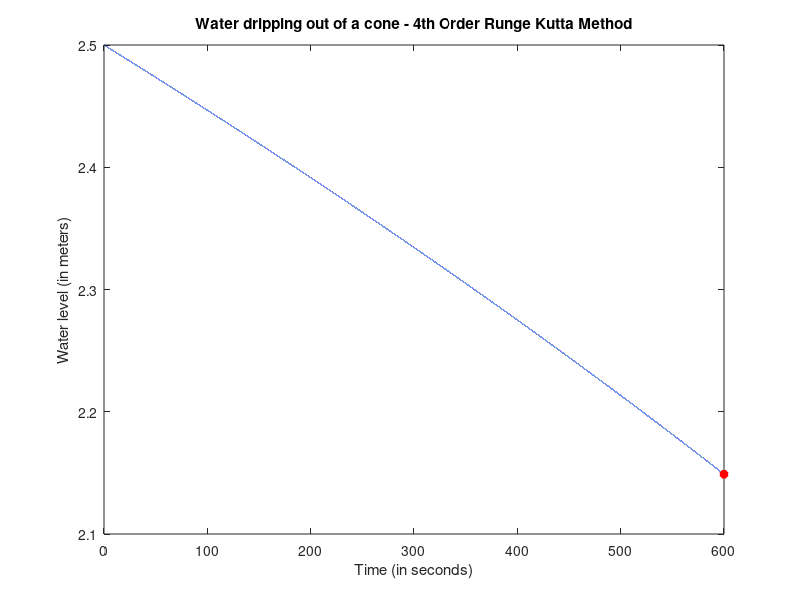

The MATLAB script that drew this image:
clc
clear
close

N = 100000;
t0 = 0;
T = 600; %seconds
dt = (T-t0)/N;

x_0 = 2.5; %m
r = 0.03; %m
r_0 = 2.6833; %m
tg_alpha = r_0/x_0;
rx = @(x)tg_alpha * x;
g = 9.8; %m / sec^2
A =@(x)(rx(x).^2)*pi;

X = [x_0 zeros(1,N)];
t = [t0 zeros(1,N)];

%% 4th Order Runge-Kutta Method

for n = 1 : N
    k1 = (-0.6*pi*r^2*sqrt(2*g)*sqrt(X(n))/A(X(n)))*dt; 
    X_midstep_1 = X(n) + k1/2; 
    
    k2 = -0.6*pi*r^2*sqrt(2*g)*sqrt(X_midstep_1)/A(X_midstep_1)*dt; 
    X_midstep_2 = X(n) + k2/2;
    
    k3 = -0.6*pi*r^2*sqrt(2*g)*sqrt(X_midstep_2)/A(X_midstep_2)*dt;
    X_midstep_3 = X(n) + k3;
    
    k4 = -0.6*pi*r^2*sqrt(2*g)*sqrt(X_midstep_3)/A(X_midstep_3)*dt;
    
    X(n+1) = X(n) + (1/6)*(k1 + 2*k2 + 2*k3 + k4);
    t(n+1)=t(n)+dt;
end

X = X(2:end);
t = t(1:end-1);

Water_Level_T = X(end);
plot(t,X)
hold on
plot(t(end),X(end),"r*","LineWidth",3);
hold off
title('Water dripping out of a cone - 4th Order Runge Kutta Method')
xlabel('Time (in seconds)')
ylabel('Water level (in meters)')

fprintf('Water lever after 10 minutes (4th Order Runge Kutta Method):  %.16f Meters \n',Water_Level_T)

%% Error of the numerical solution
x_analytical = 2.1489055841903624; %Analytical solution for x
error = abs(Water_Level_T-x_analytical);
fprintf('The error of the estimation is %.16f \n',error)